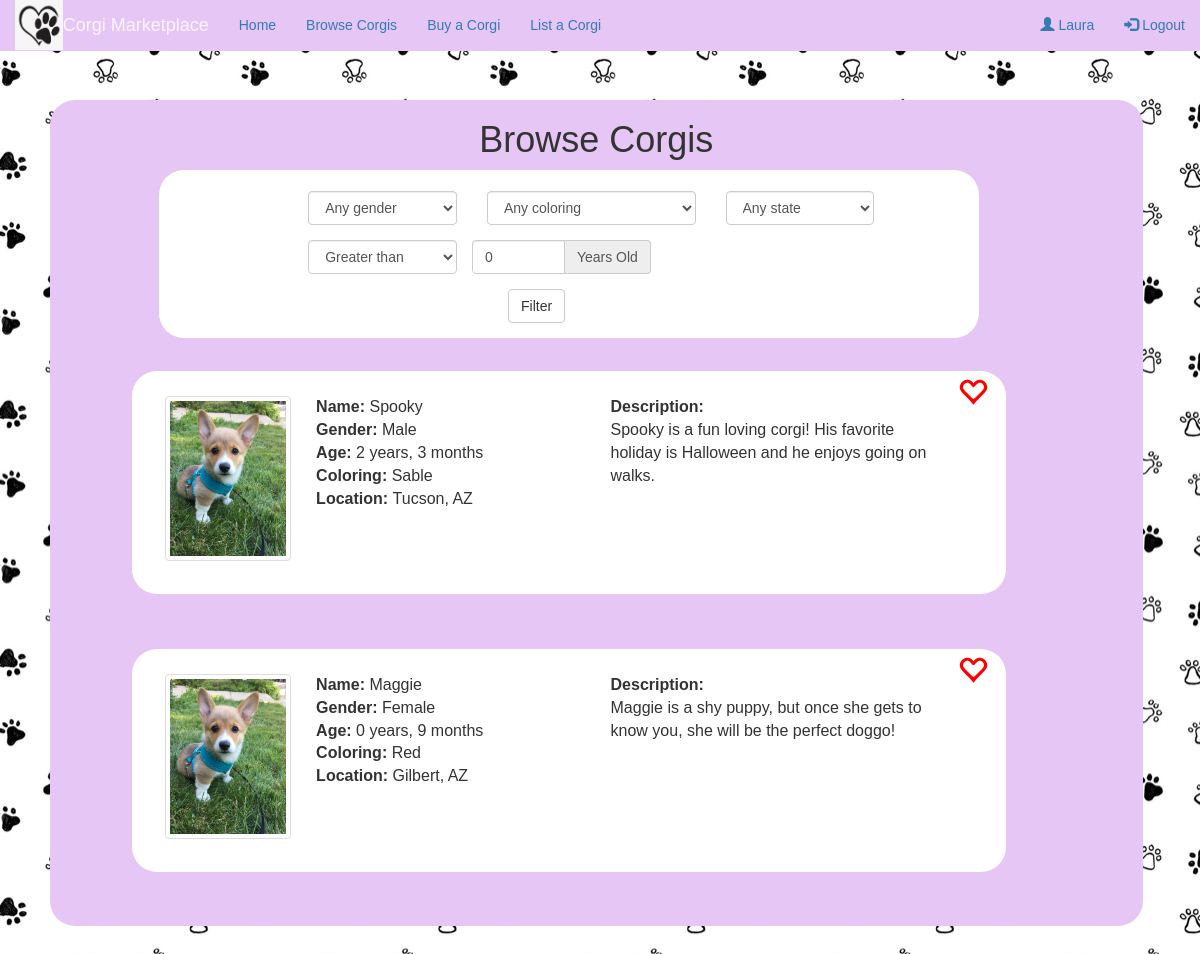
The app's page /corgi/all/ (signed in), older data.
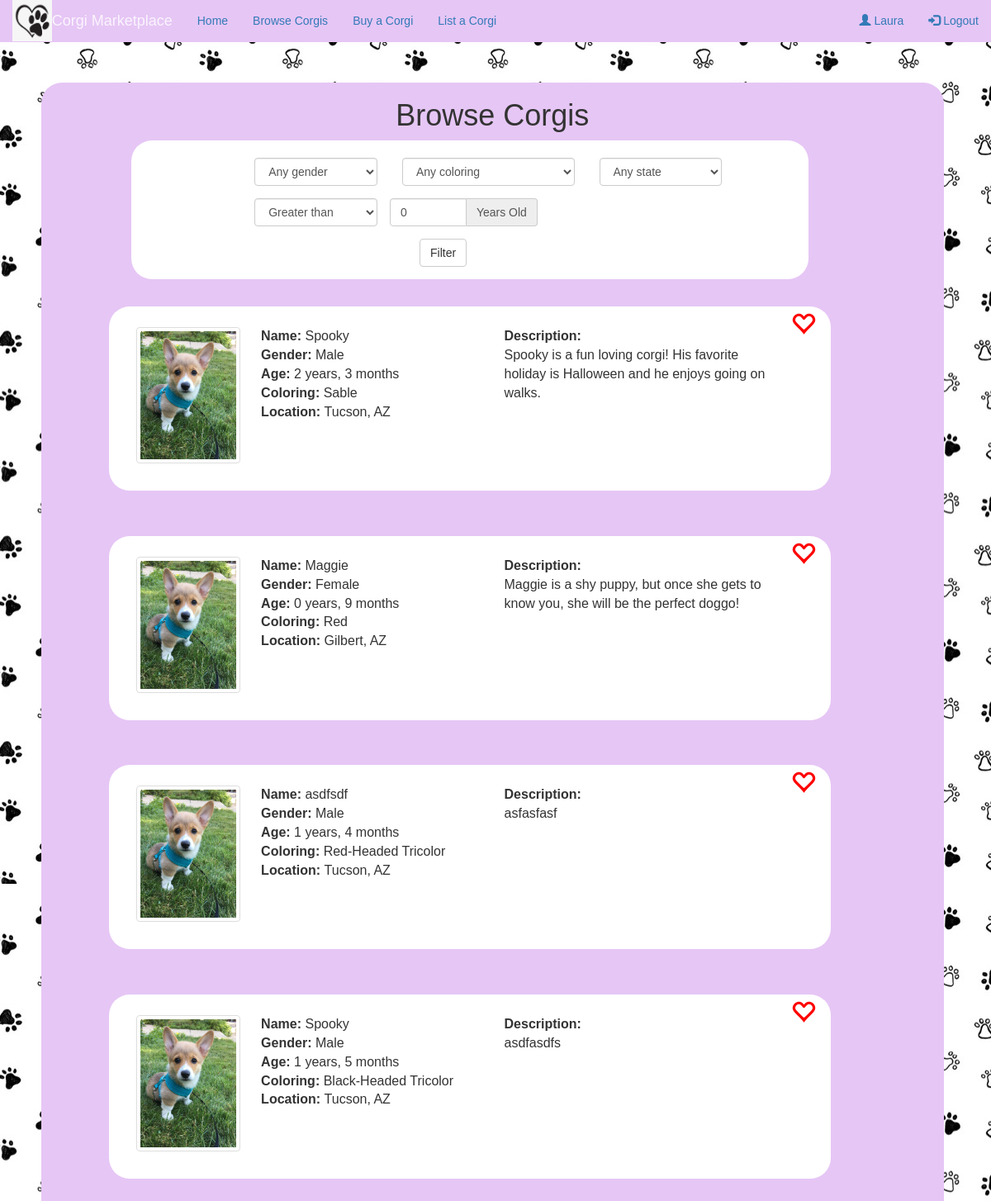
The same page, newer data.
### corgi_store/models.py (models this page shows, shortened)
class Corgi(models.Model):
    COLOR_CHOICES = [
        ('red', 'Red'),
        ('rh-tc', 'Red-Headed Tricolor'),
        ('bh-tc', 'Black-Headed Tricolor'),
        ('sable', 'Sable'),
        ('fawn', 'Fawn'),
        ('other', 'Other')
    ]
    name = models.CharField(max_length=120)
    age_years = models.IntegerField(default=0)
    age_months = models.IntegerField(default=0)
    gender = models.CharField(max_length=1, choices=[('M', 'Male'), ('F', 'Female'), ('X', 'Other')], default='X')
    coloring = models.CharField(max_length=5, choices=COLOR_CHOICES, default='red')
    city = models.CharField(max_length=120)
    state = models.CharField(max_length=120)
    description = models.CharField(max_length=300)
    objects = CorgiManager()

### corgi_store/views.py (the view)
# urls.py: path('corgi/all/', views.browse_corgis, name='browse_corgis'),
def browse_corgis(request):
    return render(request, 'browse.html', {
        'corgis': Corgi.objects.all(),
        'user': request.user,
        'favorites': [fav.corgi.id for fav in Favorite.objects.filter(user=request.user)]
    })

### corgi_store/templates/browse.html (shortened to what this page needs)
{% include 'base.html' with user=user %}
{% block content %}
<div id="page" class="page">
	<div class="home">
		<div class="browse-box">
			<h1>Browse Corgis</h1>
			<div class="filter">
				<form class="form-horizontal">
					<div class="form-group">
						<div class="row">
		    				<div class="col-sm-3">
		      					<select name="filter-gender" class="form-control" id="filter-gender" required>
		      						<option selected >Any gender</option>
		     					</select>
		    				</div>
		    				<div class="col-sm-4">
		      					<select name="filter-coloring" class="form-control" id="filter-coloring" required>
		      						<option selected >Any coloring</option>
		     					</select>
		    				</div>
		    				<div class="col-sm-3">
		      					<select name="filter-state" class="form-control" id="filter-state" required>
		      						<option selected >Any state</option>
		     					</select>
		    				</div>
	  					</div>
					 </div>
					<div class="form-group">
						 <div class="row">
							 <div class="col-sm-3">
		      					<select name="filter-age" class="form-control" id="filter-age" required>
		      						<option selected >Greater than</option>
		     					</select>
		    				</div>
							 <div class="input-group col-sm-3">
					    		<input id="filter-year" type="number" class="form-control" name="filter-year" value=0 required>
					   			<span class="input-group-addon">Years Old</span>
			  				</div>
			  			</div>
			  		</div>
			  		<div class="form-group">
			  			<div class="col-sm-offset-3 col-sm-2">
	      					<button type="submit" class="btn btn-default">Filter</button>
	    				</div>
			  		</div>
				</form>
			</div>
		    {% for corgi in corgis %}
				<div class="one-corgi">
					<div class="favorite" id="favorite{{ corgi.id }}">
            {% if corgi.id in favorites %}
            <span class="glyphicon glyphicon-heart" style="color:red;" onclick="unfavorite({{ corgi.id }})"></span>
            {% else %}
						<span class="glyphicon glyphicon-heart-empty" style="color:red;" onclick="favorite({{ corgi.id }});"></span>
            {% endif %}
					</div>
					<img src="/static/images/corgi-browse.jpg" alt="Corgi home" class="img-thumbnail" width="15%" style="margin-top:3%">
					<div class="corgi-info">
						<b>Name: </b>{{ corgi.name }}<br>
						<b>Gender: </b>{{ corgi.gender }} <br>
						<b>Age: </b>{{ corgi.age_years }} years, {{ corgi.age_months }} months <br>
						<b>Coloring: </b>{{ corgi.coloring }} <br>
						<b>Location: </b>{{ corgi.city }}, {{ corgi.state }} <br>
					</div>
					<div class="corgi-description">
						<b>Description:</b><br>{{ corgi.description }}
					</div>
				</div>
		    {% endfor %}
		</div>
	</div>
</div>
{% endblock %}

### corgi_store/templates/base.html (shortened to what this page needs)
<!DOCTYPE html>
<html lang="en">
<head>
  <link rel="stylesheet" href="https://maxcdn.bootstrapcdn.com/bootstrap/3.4.0/css/bootstrap.min.css">
  <link rel="stylesheet" href="/static/style.css">
</head>
<body>
<nav class="navbar navbar-custom navbar-fixed-top">
  <div class="container-fluid">
    <div class="navbar-left"><img src="/static/images/pawprint-logo.png" height="50px"></div>
    <div class="navbar-header">
      <a class="navbar-brand" href="{% url 'home' %}">Corgi Marketplace</a>
    </div>
    <ul class="nav navbar-nav">
      <li class="active"><a href="{% url 'home' %}">Home</a></li>
      <li><a href="{% url 'browse_corgis' %}">Browse Corgis</a></li>
      <li><a href="{% url 'buy_corgi' %}">Buy a Corgi</a></li>
      <li><a href="{% url 'list_corgi' %}">List a Corgi</a></li>
    </ul>
    <ul class="nav navbar-nav navbar-right">
      {% if not user.is_authenticated %}
      <li><a href="{% url 'sign_up' %}"><span class="glyphicon glyphicon-user"></span> Sign Up</a></li>
      <li><a href="{% url 'login' %}"><span class="glyphicon glyphicon-log-in"></span> Login</a></li>
      {% else %}
      <li><a href="{% url 'user_profile' %}"><span class="glyphicon glyphicon-user"></span> {{ user.first_name }}</a></li>
      <li><a href="{% url 'logout' %}"><span class="glyphicon glyphicon-log-in"></span> Logout</a></li>
      {% endif %}
    </ul>
  </div>
</nav>
</body>
</html>

### corgi_store/static/style.css (style rules this page uses)
.navbar-custom { background-color:#E6C6F5; color:#ffffff; border-radius:0; }
.navbar-custom .navbar-brand, .navbar-custom .navbar-text { color: rgba(255,255,255,.8); }
.home { margin-top: 100px; margin-left: 50px; }
body { background-image: url("./images/paw-background.jpg"); font-family: "Arial"; }
img { float: left; }
.browse-box { background-color:#E6C6F5; width: 95%; float: left; border-radius: 25px; text-align: center; margin-bottom: 3%; }
.one-corgi { background-color:#FFFFFF; float: left; padding: 3%; padding-right: 0%; padding-top: 0%; margin-left: 7.5%; width: 80%; border-radius: 25px; text-align: center; font-size: 16px; margin-bottom: 5%; }
.corgi-info { margin-top: 3%; float: left; font-size: 16px; padding-left: 3%; text-align: left; word-wrap: break-word; width: 35% }
.corgi-description { float: left; font-size: 16px; padding-left: 3%; text-align: left; word-wrap: break-word; width: 42%; margin-top: 3%; }
.favorite { float:right; width:8% }
.glyphicon.glyphicon-heart-empty { font-size: 30px; margin-top: 5px; right-margin: 3px; }
.filter { background-color: #FFFFFF; width: 75%; margin-left: 10%; margin-bottom: 3%; border-radius: 25px; float: left; padding-top: 2%; padding-left:15%; }

Row changes from the older to the newer data that the page shows:
added Corgi: name "asdfsdf", gender "Male", age_years "1", age_months "4", coloring "Red-Headed Tricolor", city "Tucson", state "AZ", description "asfasfasf"
added Corgi: name "Spooky", gender "Male", age_years "1", age_months "5", coloring "Black-Headed Tricolor", city "Tucson", state "AZ", description "asdfasdfs"
